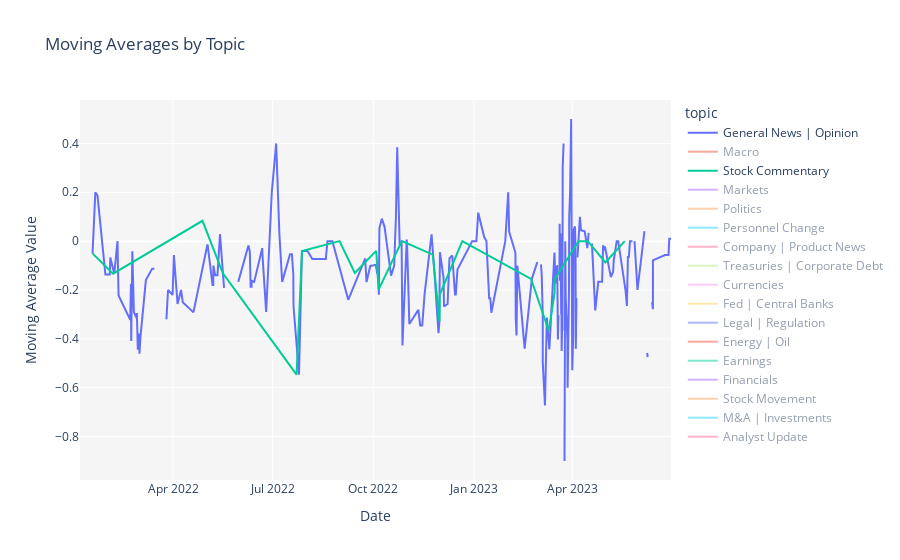

The notebook cell saved with this chart:
### Code cell
fig = px.line(cs_result, x="date", y="rolling_ma", color="topic", 
              line_shape="linear", 
              title="Moving Averages by Topic",
              labels={"rolling_ma": "Moving Average Value", "date": "Date"})

fig.update_traces(line=dict(width=2))
fig.update_layout(yaxis_title="Moving Average Value", xaxis_title="Date", plot_bgcolor="#F5F5F5")

default_visible_topics = ["General News | Opinion", "Stock Commentary"]
for trace in fig.data:
    if trace.name not in default_visible_topics:
        trace.visible = "legendonly"

fig.show()
